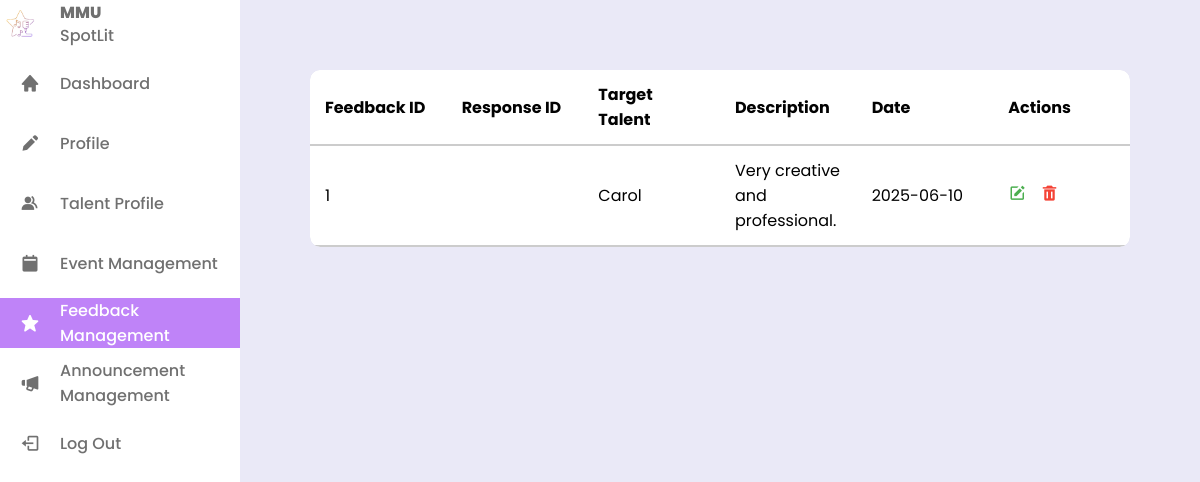
The app's page /admin/feedback.php with its own data.
### tables this page shows
CREATE TABLE `feedback` (
  `feedbackID` int(11) NOT NULL,
  `feedback_desc` varchar(500) DEFAULT NULL,
  `target_talent` varchar(100) DEFAULT NULL,
  `feedback_date` date DEFAULT NULL,
  `response` varchar(500) DEFAULT NULL
);

### admin/feedback.php (the view, shortened to what this page needs)
<?php
include('../php/db_conn.php');
$select1 = "SELECT * FROM feedback";
$result = $conn->query($select1);
?>
<!DOCTYPE html>
<html lang="en">
<head>
    <link rel="stylesheet" href="../css/adminStyling.css">
    <link rel="stylesheet" href="../css/feedback.css?v=2">
    <link href='https://unpkg.com/boxicons@2.1.4/css/boxicons.min.css' rel='stylesheet'>
</head>
<body>
    <nav class="sidebar">
        <header>
            <div class="image-text">
                <span class="image">
                    <img src="../img/spotlit-logo.png" alt="logo">
                </span>
                <div class="text header-text">
                    <span class="name">MMU</span>
                    <span class="profession">SpotLit</span>
                </div>
            </div>
        </header>
        <div class="menu-bar">
            <div class="menu">
                <ul class="menu-links">
                    <li class="nav-link">
                        <a href="admin.html">
                            <i class='bx bxs-home icon'></i>
                            <span class="text nav-text">Dashboard</span>
                        </a>
                    </li>
                    <li class="nav-link">
                        <a href="#">
                            <i class='bx bxs-pencil icon'></i>
                            <span class="text nav-text">Profile</span>
                        </a>
                    </li>
                    <li class="nav-link">
                        <a href="#">
                            <i class='bx bxs-group icon'></i>
                            <span class="text nav-text">Talent Profile</span>
                        </a>
                    </li>
                    <li class="nav-link">
                        <a href="#">
                            <i class='bx bxs-calendar-alt icon'></i>
                            <span class="text nav-text">Event Management</span>
                        </a>
                    </li>
                    <li class="nav-link active">
                        <a href="#">
                            <i class='bx bxs-star icon'></i>
                            <span class="text nav-text">Feedback Management</span>
                        </a>
                    </li>
                    <li class="nav-link">
                        <a href="announcement.php">
                            <i class='bx bxs-megaphone icon'></i>
                            <span class="text nav-text">Announcement Management</span>
                        </a>
                    </li>
                    <li class="nav-link logout-btn" role="button">
                        <div class="logout-link">
                            <i class='bx bx-log-out icon'></i>
                            <span class="text nav-text">Log Out</span>
                        </div>
                    </li>
                </ul>
            </div>
        </div>
    </nav>
    <div class="content">
        <div class="table-container">
            <table id="reviewTable">
                <thead>
                    <tr>
                        <th>Feedback ID</th>
                        <th>Response ID</th>
                        <th>Target Talent</th>
                        <th>Description</th>
                        <th>Date</th>
                        <th>Actions</th>
                    </tr>
                </thead>
                <tbody>
                    <?php
                    if ($result->num_rows > 0) {
                        while ($row = $result->fetch_assoc()) {
                            echo "<tr>";
                            echo "<td>" . $row['feedbackID'] . "</td>";
                            echo "<td>" . $row['responseID'] . "</td>";
                            echo "<td>" . $row['target_talent'] . "</td>";
                            echo "<td>" . $row['feedback_desc'] . "</td>";
                            echo "<td>" . $row['feedback_date'] . "</td>";
                            echo "<td>
                            <i class='bx bxs-edit edit-icon'></i>
                            <i class='bx bxs-trash delete-icon'></i>
                            <i class='bx bxs-save save-icon' style='display: none;'></i>
                            </td>";
                            echo "</tr>";
                        }
                    } else {
                        echo "<tr><td colspan='6'>No feedback found</td></tr>";
                    }
                    ?>
                </tbody>
            </table>
        </div>
    </div>
</body>
</html>

### admin/adminStyling.css (style rules this page uses)
* { font-family: 'Poppins', sans-serif; margin: 0; padding: 0; box-sizing: border-box; }
:root { --body-color: #eae9f7; --sidebar-color: #fff; --primary-color: #bf83f8; --primary-color-light: #f6f5ff; --toggle-color: #ddd; --text-color: #707070; --tran-03: all 0.2s ease; --tran-03: all 0.3s ease; --tran-04: all 0.4s ease; --tran-04: all 0.5s ease; }
body { display: flex; flex-direction: row; height: 100vh; overflow: hidden; }
.content { flex-grow: 1; display: flex; flex-direction: column; background: #eae9f7; padding: 70px; overflow: hidden; }
.sidebar { width: 240px; flex-shrink: 0; min-width: 220px; }
.sidebar .text { font-size: 16px; font-weight: 500; color: var(--text-color); }
.sidebar .image { min-width: 60px; display: flex; align-items: center; }
.sidebar li { height: 50px; margin-top: 10px; list-style: none; display: flex; align-items: center; }
.sidebar li .icon { display: flex; align-items: center; justify-content: center; min-width: 60px; font-size: 20px; }
.sidebar li .icon, .sidebar li .text { color: var(--text-color); transition: var(--tran-02); }
.sidebar .image-text img { width: 40px; border-radius: 6px; }
.sidebar header .image-text { display: flex; align-items: center; }
.sidebar li a { height: 100%; width: 100%; display: flex; align-items: center; text-decoration: none; border-radius: 6px; transition: var(--tran-04); }
.sidebar li.active a { background: var(--primary-color); border-radius: 0 0 0 0; }
.sidebar li.active a .icon, .sidebar li.active a .text { color: var(--sidebar-color); }
.sidebar li .logout-link { height: 100%; width: 100%; display: flex; align-items: center; text-decoration: none; border-radius: 6px; transition: var(--tran-04); cursor: pointer; }
header .image-text .header-text { display: flex; flex-direction: column; }
.header-text .name { font-weight: 800; }
.header-text .profession { margin-top: -2px; }
.table-container { width: 100%; overflow-x: auto; border-radius: 10px; }
table { width: 100%; border-collapse: collapse; background: #fff; border-radius: 10px; overflow: hidden; box-shadow: 0 0 10px rgba(0, 0, 0, 0.1); table-layout: fixed; }
thead tr { background-color: #fff; font-weight: bold; color: #020202; }
th, td { padding: 12px 15px; text-align: left; border-bottom: 2px solid #ccc; word-wrap: break-word; }
td i { margin-right: 10px; font-size: 18px; cursor: pointer; }
.edit-icon { color: #4CAF50; }
.delete-icon { color: #F44336; }

### records on screen
feedback: feedbackID "1", target_talent "Carol", feedback_desc "Very creative and professional.", feedback_date "2025-06-10"
